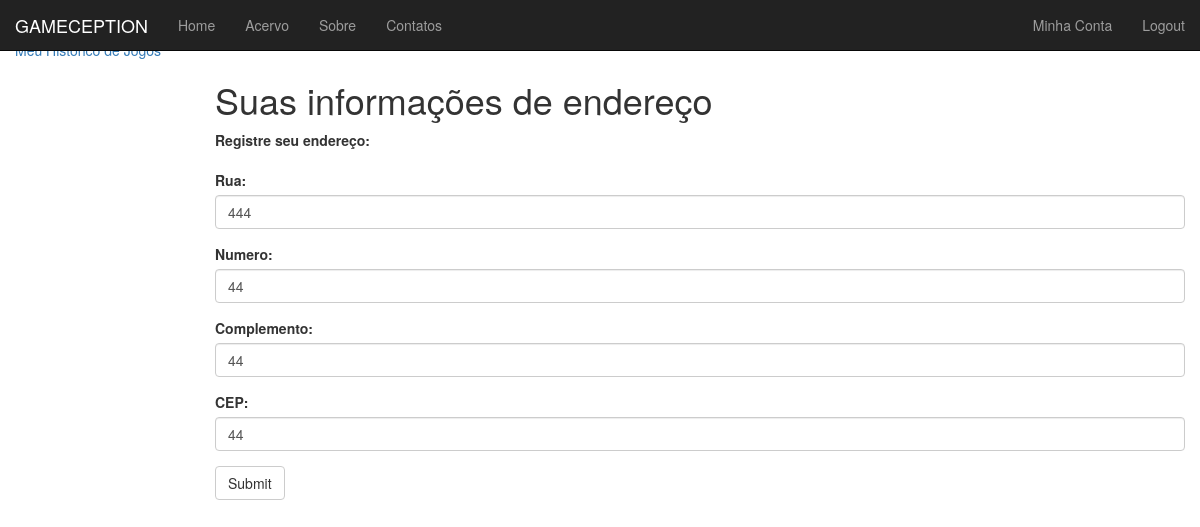
The app's page /Assinante/Endereco/ (signed in), older data.
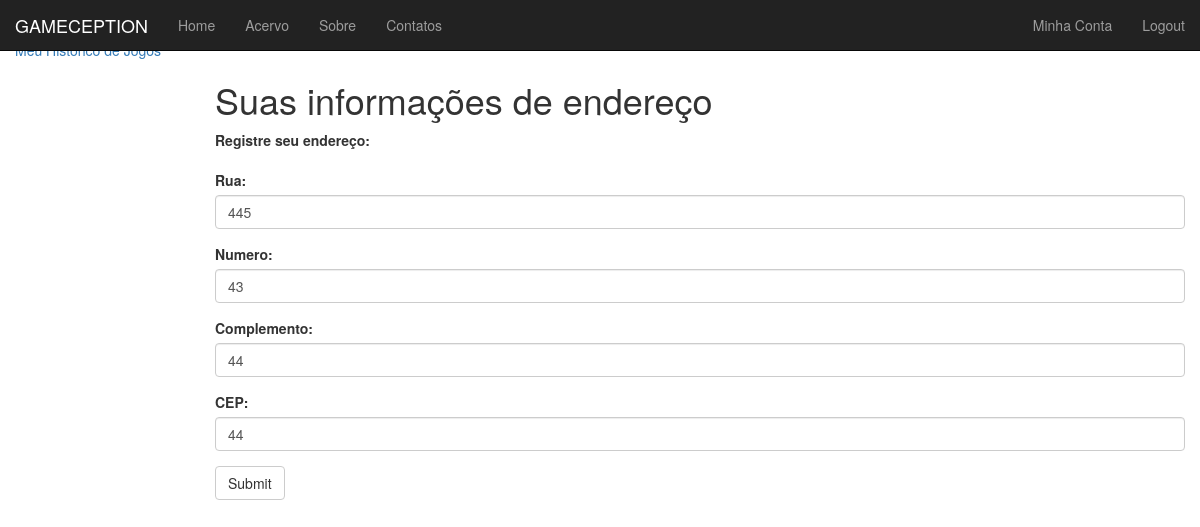
The same page, newer data.
### Assinante/models.py (models this page shows, shortened)
class EnderecoAssinatura(models.Model):
    assinatura = models.OneToOneField(User)
    rua = models.CharField(max_length=200)
    numeroRua = models.IntegerField(default = 0)
    complemento = models.CharField(max_length=200)
    CEP = models.CharField(max_length=9)

### Assinante/views.py (the view)
def CadastroEndereco(request):
    registrado = False
    if request.method == 'POST':
        endereco_form = EnderecoForm(data=request.POST)
        if endereco_form.is_valid():
            novo_endereco = endereco_form.save(commit=False)
            try:
                atual_endereco = EnderecoAssinatura.objects.get(assinatura=request.user)
            except:
                atual_endereco = EnderecoAssinatura.objects.create(assinatura=request.user)
            atual_endereco.rua = novo_endereco.rua
            atual_endereco.numeroRua = novo_endereco.numeroRua
            atual_endereco.complemento = novo_endereco.complemento
            atual_endereco.CEP = novo_endereco.CEP
            atual_endereco.assinatura = request.user
            atual_endereco.save()
            registrado = True
        else:
            print (endereco_form.errors)
    else:
        endereco_form = EnderecoForm()
        try:
            atual_endereco = EnderecoAssinatura.objects.get(assinatura=request.user)
        except:
            atual_endereco = None
    return render(request,
            'Assinante/CadastroEndereco.html',
            {'endereco_form': endereco_form, 'registrado': registrado, 'atual_endereco' : atual_endereco} )

### Assinante/views.py
class EnderecoForm(forms.ModelForm):
    rua = forms.CharField(label='rua')
    numeroRua = forms.CharField(label='numeroRua')
    complemento = forms.CharField(label='complemento')
    CEP = forms.CharField(label='CEP')
    class Meta:
        model = EnderecoAssinatura
        fields = ('rua', 'numeroRua', 'complemento', 'CEP')

### Assinante/Templates/Assinante/CadastroEndereco.html (shortened to what this page needs)
{% extends "MainPage.html" %}
{% block content %}
      <h1>Suas informações de endereço</h1>
        {% if registrado %}
        Obrigado por registrar seu endereço!
        <a href="{% url 'MinhaConta' %}">voltar para a sua conta</a><br />
        {% else %}
        {% if atual_endereco %}
        <strong>Registre seu endereço:</strong><br/><br/>
        <form role="form" action="{% url 'CadastroEndereco' %}" method="post">
            <div class="form-group" >
                <p class="required">
                    <label for="id_rua">Rua:</label>
                    <input  class="form-control"  id="id_rua" name="rua" type="text" value={{atual_endereco.rua}} />
                </p>
            </div>
            <div class="form-group" >
                <p class="required">
                    <label for="id_numeroRua">Numero:</label>
                    <input class="form-control"   id="id_numeroRua" name="numeroRua" type="text" value={{atual_endereco.numeroRua}} />
                </p>
            </div>
            <div class="form-group" >
                <p class="required">
                    <label for="id_complemento">Complemento:</label>
                    <input  class="form-control"  id="id_complemento" name="complemento" type="text" value={{atual_endereco.complemento}} />
                </p>
            </div>
            <div class="form-group" >
                <p class="required">
                    <label for="id_CEP">CEP:</label>
                    <input class="form-control" id="id_CEP" name="CEP" type="text" value={{atual_endereco.CEP}} />
                </p>
            </div>
            <button type="submit" class="btn btn-default">Submit</button>
        </form>
        {% endif %}
        {% endif %}
{% endblock %}

### Assinante/Templates/MainPage.html (shortened to what this page needs)
<!DOCTYPE html>
<html lang="en">
  <head>
    <link href="http://getbootstrap.com/dist/css/bootstrap.min.css" rel="stylesheet">
    <link href="http://getbootstrap.com/examples/dashboard/dashboard.css" rel="stylesheet">
  </head>
  <body>
    <div class="navbar navbar-inverse navbar-fixed-top" role="navigation">
      <div class="container-fluid">
        <div class="navbar-header">
          <a class="navbar-brand" href="{% url 'Home' %}">GAMECEPTION</a>
        </div>
        <div class="navbar-collapse collapse">
          <ul class="nav navbar-nav">
            <li><a href="{% url 'Home' %}">Home</a></li>
            <li><a href="{% url 'Acervo' %}">Acervo</a></li>
              <li><a href="{% url 'Sobre' %}">Sobre</a></li>
              <li><a href="{% url 'Contatos' %}">Contatos</a></li>
          </ul>
          {% if user.is_authenticated %}
            <ul class="nav navbar-nav navbar-right">
                <li><a href="{% url 'MinhaConta' %}">Minha Conta</a></li>
                <li><a href="{% url 'Logout' %}">Logout</a></li>
            </ul>
          {% else %}
          <ul class="nav navbar-nav navbar-right">
            <li><a href="{% url 'Login' %}">Login</a></li>
            <li><a href="{% url 'Cadastro' %}">Cadastre-se</a></li>
          </ul>
          {% endif %}
        </div>
      </div>
    </div>
    <div class="container-fluid">
      <div class="row">
        <div class="col-sm-3 col-md-2 sidebar">
          {% if user.is_authenticated %}
           <div class="">
             Bem vindo {{user.username}}! <br>
             <a href="{% url 'MinhaConta' %}">Minha Conta</a> <br>
             <a href="{% url 'Historico' %}">Meu Historico de Jogos</a> <br>
           </div>
          {% endif %}
        </div>
        <div class="col-sm-9 col-sm-offset-3 col-md-10 col-md-offset-2 main">
           <div>
                {% block content %}{% endblock %}
                </div>
        </div>
      </div>
    </div>
  </body>
</html>

Row changes from the older to the newer data that the page shows:
changed EnderecoAssinatura: rua "444" → "445"; numeroRua "44" → "43"
